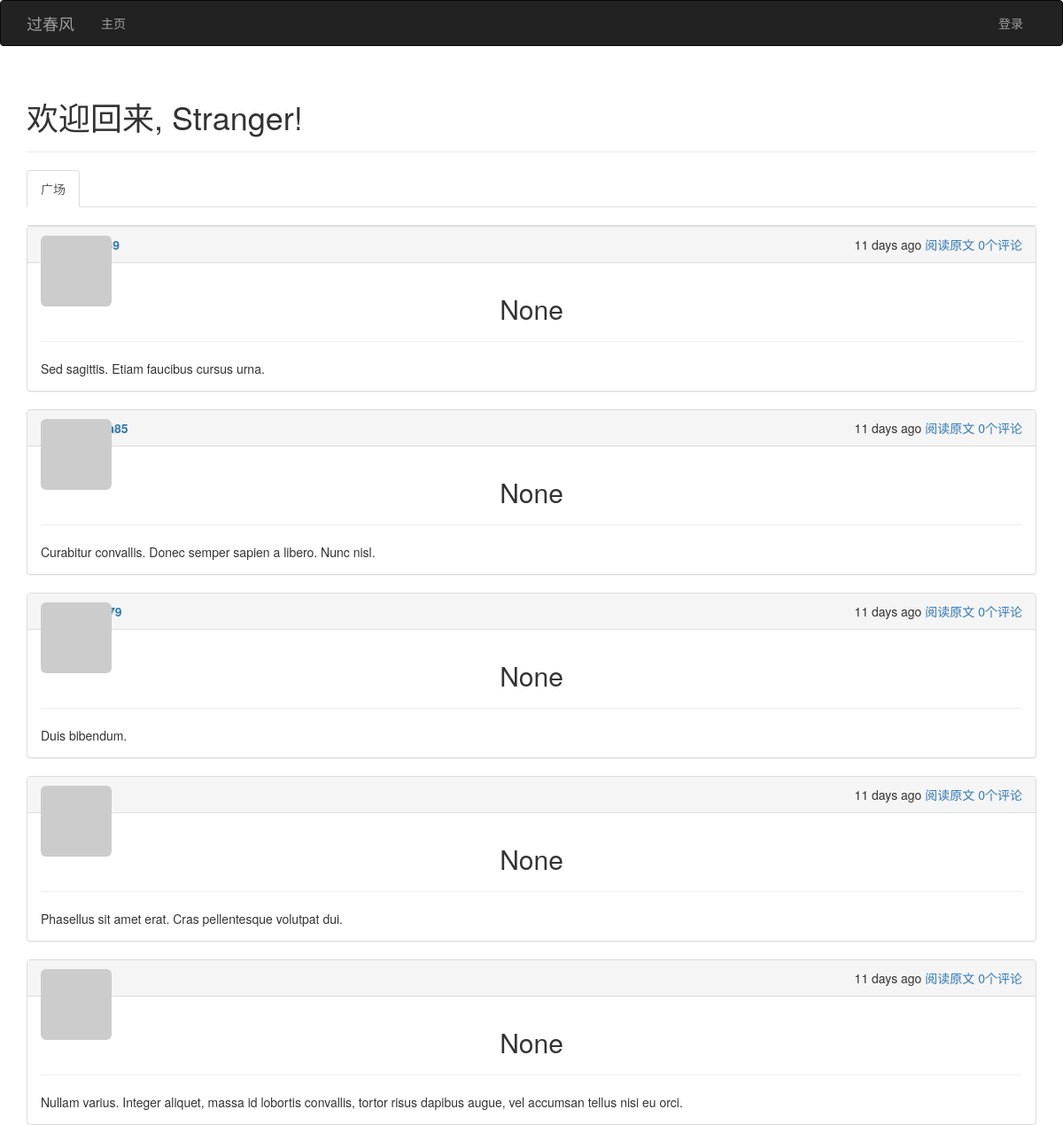
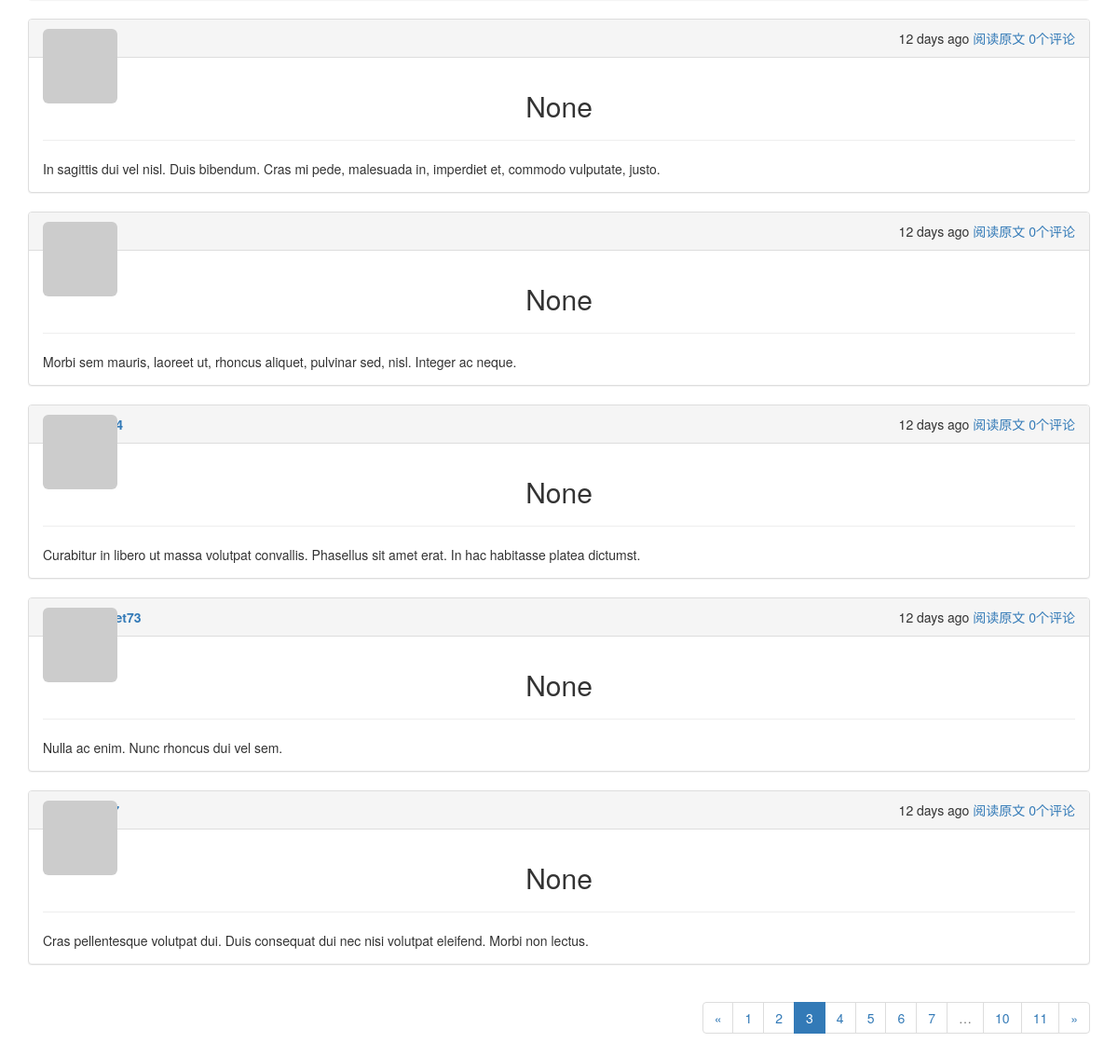
/?page=3, run on the app's committed database (2 pictures, top to bottom).
### app/models.py (models this page shows, shortened)
class Post(db.Model):
	__tablename__='posts'
	id=db.Column(db.Integer,primary_key=True)
	body=db.Column(db.Text)
	title=db.Column(db.Text)
	timestamp=db.Column(db.DateTime,index=True,default=datetime.utcnow)
	author_id=db.Column(db.Integer,db.ForeignKey('users.id'))
	body_html=db.Column(db.Text)
	comments=db.relationship('Comment',backref='post',lazy='dynamic')

### app/main/views.py (the view)
@main.route('/',methods=['GET','POST'])
def index():
	form=PostForm()
	if current_user.can(Permission.WRITE_ARTICLES) and form.validate_on_submit():
		post=Post(body=form.body.data,author=current_user._get_current_object())
		db.session.add(post)
		return redirect(url_for('.index'))
	show_followed=False
	if current_user.is_authenticated:
		show_followed=bool(request.cookies.get('show_followed',''))
	if show_followed:
		query=current_user.followed_posts
	else:
		query=Post.query
	page=request.args.get('page',1,type=int)
	pagination=query.order_by(Post.timestamp.desc()).paginate(page,
		per_page=current_app.config['FLASK_POSTS_PER_PAGE'],error_out=False)
	posts=pagination.items
	return render_template('index.html',form=form,posts=posts,pagination=pagination,show_followed=show_followed)

### app/auth/views.py (called while the page is built)
@auth.before_app_request
def before_request():
	if current_user.is_authenticated :
		current_user.ping()
		if not current_user.confirmed \
				and request.endpoint \
				and request.endpoint[:5]!='auth.'\
				and request.endpoint !='static':
			return redirect(url_for('auth.unconfirmed'))

### app/main/__init__.py (called while the page is built)
@main.app_context_processor
def inject_permissions():
	return dict (Permission=Permission)

### app/main/views.py (called while the page is built)
@main.after_app_request
def after_request(response):
	for query in get_debug_queries():
		if query.duration>=current_app.config['FLASKY_SLOW_DB_QUERY_TIME']:
			current_app.logger.warning('Slow query:%s\n Parameters:%s\nDuration:%f\nContext:%s\n'%(
				query.statement,query.parameters,query.duration,query.context))
	return response

### app/models.py (called while the page is built)
	def gravatar(self,size=100,default='identicon',rating='g'):
		if request.is_secure:
			url='https://secure.gravatar.com/avatar'
		else:
			url='http://www.gravatar.com/avatar'
		hash=self.avatar_hash or hashlib.md5(self.email.encode('utf-8')).hexdigest()
		return '{url}/{hash}?s={size}&d={default}&r={rating}'.format(url=url,hash=hash,
			size=size,default=default,rating=rating)

	def can(self,permissions):
		return False

	def is_administrator(self):
		return False

### app/templates/index.html (shortened to what this page needs)
{%extends "base.html"%}
{%import "bootstrap/wtf.html" as wtf%}
{%import "_macros.html" as macros %}
{% block page_content %}
<div class="page-header">
    <h1>欢迎回来, {% if current_user.is_authenticated %}{{ current_user.username }}{% else %}Stranger{% endif %}!</h1>
</div>
<div class="post-tabs">
    <ul class="nav nav-tabs">
        <li{% if not show_followed %} class="active"{% endif %}><a href="{{ url_for('.show_all') }}">广场</a></li>
    </ul>
    {% include '_posts.html' %}
</div>
{% if pagination %}
<div class="pagination">
    {{ macros.pagination_widget(pagination, '.index') }}
</div>
{% endif %}
{% endblock %}

### app/templates/_posts.html (shortened to what this page needs)
<div class="posts" style="margin-top: 20px">
	{%for post in posts%}
	<div class="post panel panel-default">
    	<div class="panel-heading" style="display: flex; justify-content: space-between;">
    		<div>
				<div class="post-thumbnail">
					<a href="{{url_for('.user',username=post.author.username)}}">
						<img class="img-rounded profile-thumbnail"
							src="{{post.author.gravatar(size=25)}}">
					</a>
				</div>
				<div class="post-author">
				<a href="{{url_for('.user',username=post.author.username)}}">
				</a>
				</div>
			</div>
			<span class="post-footer">
                <span >{{ moment(post.timestamp).fromNow() }}</span>
                <span ><a href="{{ url_for('main.post', id=post.id) }}">阅读原文</a></span>
                <span ><a href="{{ url_for('main.post', id=post.id) }}">{{ post.comments.count() }}个评论</a></span>
            </span>
		</div>
	<div class="panel-body">
			<div class="post-title">
                        <h2 style="text-align:center"> {{ post.title }} </h2>
                        <hr />
            </div>
            {% if post_body %}
            <div class="post-body">
                    {% if post.body_html %}
                        {{ post.body_html|safe }}
                    {% else %}
                        {{ post.body }}
                    {% endif %}
             </div>
            {% else %}
            <div class="post-body" style="max-height:300px;overflow: hidden;">
                    {% if post.body_html %}
                        {{ post.body_html|safe }}
                    {% else %}
                        {{ post.body }}
                    {% endif %}
            </div>
            {% endif %}
		</div>
	</div>
	{%endfor%}
</div>

### app/static/styles.css (style rules this page uses)
.profile-thumbnail { position: absolute; }
div.post-tabs { margin-top: 16px; }
div.post-title { margin:0 auto; }
div.posts { list-style-type: none; padding: 0px; margin: 16px 0px 0px 0px; border-top: 1px solid #e0e0e0; }
div.post-author { font-weight: bold; margin-left: 30px; }
div.post-thumbnail { position: absolute; }
span.post-footer { margin-right: 0px; }
div.pagination { width: 100%; text-align: right; padding: 0px; margin: 0px; }

### data on the page
Post: timestamp "11 days ago", comments.count "0", title "None", body "Sed sagittis. Etiam faucibus cursus urna."
Post: timestamp "11 days ago", comments.count "0", title "None", body "Curabitur convallis. Donec semper sapien a libero. Nunc nisl."
Post: timestamp "11 days ago", comments.count "0", title "None", body "Duis bibendum."
Post: timestamp "11 days ago", comments.count "0", title "None", body "Phasellus sit amet erat. Cras pellentesque volutpat dui."
Post: timestamp "11 days ago", comments.count "0", title "None", body "Nullam varius. Integer aliquet, massa id lobortis convallis, tortor risus dapibus augue, vel accumsan tellus nisi eu orci."
Post: timestamp "12 days ago", comments.count "0", title "None", body "In sagittis dui vel nisl. Duis bibendum. Cras mi pede, malesuada in, imperdiet et, commodo vulputate, justo."
Post: timestamp "12 days ago", comments.count "0", title "None", body "Morbi sem mauris, laoreet ut, rhoncus aliquet, pulvinar sed, nisl. Integer ac neque."
Post: timestamp "12 days ago", comments.count "0", title "None", body "Curabitur in libero ut massa volutpat convallis. Phasellus sit amet erat. In hac habitasse platea dictumst."
Post: timestamp "12 days ago", comments.count "0", title "None", body "Nulla ac enim. Nunc rhoncus dui vel sem."
Post: timestamp "12 days ago", comments.count "0", title "None", body "Cras pellentesque volutpat dui. Duis consequat dui nec nisi volutpat eleifend. Morbi non lectus."

### other printed values
{{ p }} "1" "2" "4" "5" "6" "7" "10" "11"
{{ p }} "3"
